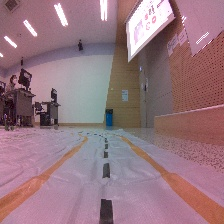
#> input picture snapshot/b8f3506c-3f65-11eb-9798-16f63a1aa8c9.jpg, 224 x 224 px
$ python 4.road_detection_with_image.py
#> lines starting #> are read from the running program, lines starting #| are printed output that depends on the picture; after the words box and inside, x2 and y2 are one past the last pixel; in counts of white or black regions, pixels touching at a corner belong together
#> further down, img is the input picture: shape (224, 224, 3); mean R, G, B 150.4, 118.5, 127.8
import numpy as np
import matplotlib.pyplot as plt
from cv2 import cv2

# [97 lines of commented-out code are left out]

def preprocessing(img):
    gray = cv2.cvtColor(img,cv2.COLOR_BGR2GRAY)
    gray = cv2.equalizeHist(gray)
    gray = cv2.GaussianBlur(gray, (7,7),0)
    return gray

def segment_road(img):
#     gray = preprocessing(img)
#     markers = watershed(img, gray)

#     gray[np.where(markers>1)] = 255
#     gray[:int(0.5*gray.shape[0])+ 0,:] = 255
#     _, img_bi = cv2.threshold(gray, 80, 255, cv2.THRESH_BINARY_INV)
    closing = cv2.morphologyEx(gray,cv2.MORPH_CLOSE, np.ones((3,3),np.uint8),iterations=2)
    return closing


def preprocessing(img):
    gray = cv2.cvtColor(img,cv2.COLOR_BGR2GRAY)
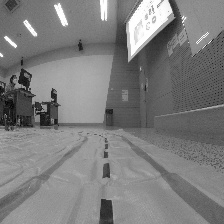
#> gray: shape (224, 224); min 3, max 255, mean 124.9
    gray = cv2.equalizeHist(gray)
    gray = cv2.GaussianBlur(gray, (7,7),0)
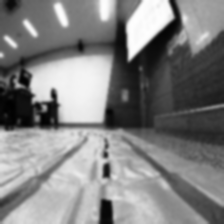
#> gray: shape (224, 224); min 1, max 254, mean 128.7
    return gray


def watershed(img, img_gray):
# [4 lines of commented-out code are left out]
    _, thresh = cv2.threshold(img_gray,np.average(img_gray)-40,255,cv2.THRESH_BINARY_INV)
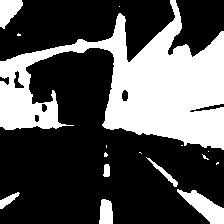
#> thresh: shape (224, 224); 33.1% white; 16 white regions (9 under 20 px), largest, box (x1, y1, x2, y2) and area: (0, 0, 224, 150) 14710, (177, 189, 224, 224) 733, (0, 0, 23, 29) 429

    kernel = np.ones((3,3),np.uint8)
    opening = cv2.morphologyEx(thresh,cv2.MORPH_OPEN,kernel,iterations=2)
#> opening: shape (224, 224); 32.2% white; 6 white regions, box (x1, y1, x2, y2) and area: (0, 0, 224, 149) 14561, (182, 191, 224, 224) 706, (0, 0, 22, 27) 420, (99, 200, 113, 224) 294, (0, 195, 15, 209) 117, (104, 165, 110, 177) 70

    sure_bg = cv2.dilate(opening,kernel,iterations=2)
#> sure_bg: shape (224, 224); 38.3% white; 6 white regions, box (x1, y1, x2, y2) and area: (0, 0, 224, 151) 16948, (180, 189, 224, 224) 954, (0, 0, 24, 29) 522, (97, 198, 115, 224) 426, (0, 193, 17, 211) 223, (102, 163, 112, 179) 158

    dist_transform = cv2.distanceTransform(sure_bg,cv2.DIST_L2,5)
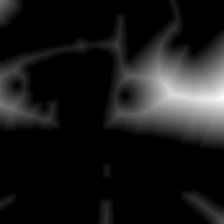
#> dist_transform: shape (224, 224) float32; min 0, max 53.54, mean 5.4; drawn with min black and max white
    _, sure_fg = cv2.threshold(dist_transform,0.5*dist_transform.max(),255,0)
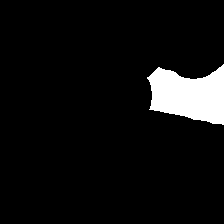
#> sure_fg: shape (224, 224) float32; 6.5% white; 1 white region, box (x1, y1, x2, y2) and area: (147, 64, 224, 125) 3249
    sure_fg = np.uint8(sure_fg)

    unknown = cv2.subtract(sure_fg, sure_bg)
#> unknown: shape (224, 224); every value is 0

    ret, markers = cv2.connectedComponents(unknown)
#> markers: shape (224, 224) int32; every value is 0
#> ret = 1
    markers = markers + 1
#> markers: shape (224, 224) int32; every value is 1
    markers[unknown == 255] = 0

    markers = cv2.watershed(img,markers)
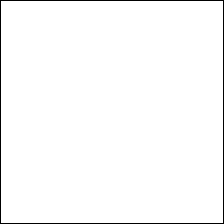
#> markers: shape (224, 224) int32; values -1 (black) and 1 (white), 98.2% white; black in thin lines or dots
    return dist_transform


filenames = ['snapshot/b8f3506c-3f65-11eb-9798-16f63a1aa8c9.jpg',
            'snapshot/cad5dade-3f65-11eb-9798-16f63a1aa8c9.jpg',
            'snapshot/d9790c50-3f65-11eb-9798-16f63a1aa8c9.jpg',
            'snapshot/e74fce5e-3f65-11eb-9798-16f63a1aa8c9.jpg']

imgs = []
titles = []
for i, filename in enumerate(filenames):
    img = plt.imread(filename)

    # [25 lines of commented-out code are left out]

    img_gray = preprocessing(img)
    img_water = watershed(img, img_gray)

    imgs.append(img_gray)
    imgs.append(img_water)
    titles.append(f"img_{i}")
    titles.append(f"result_{i}")
#> pass 2 of the loop `for i, filename in enumerate(filenames):`:
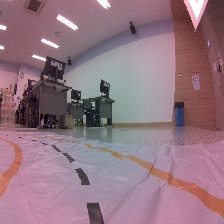
#> input picture snapshot/cad5dade-3f65-11eb-9798-16f63a1aa8c9.jpg, 224 x 224 px
#> img is the input picture: shape (224, 224, 3); mean R, G, B 147.5, 117.7, 129.4
#> in watershed (call 2), `_, thresh = cv2.threshold(img_gray,np.average(img_gray)-40,255,cv2.THR..`:
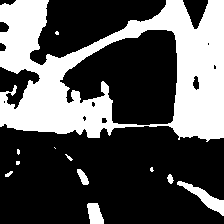
#> thresh: shape (224, 224); 33.6% white; 12 white regions (5 under 20 px), largest, box (x1, y1, x2, y2) and area: (0, 0, 224, 142) 15853, (177, 181, 224, 216) 477, (87, 203, 104, 224) 268
#> opening: shape (224, 224); 32.6% white; 6 white regions, box (x1, y1, x2, y2) and area: (0, 0, 224, 139) 15487, (185, 184, 224, 215) 435, (88, 203, 104, 224) 264, (79, 172, 88, 185) 85, (101, 83, 109, 93) 72, (168, 177, 173, 182) 25
#> sure_bg: shape (224, 224); 38.9% white; 5 white regions, box (x1, y1, x2, y2) and area: (0, 0, 224, 141) 18179, (183, 182, 224, 217) 693, (86, 201, 106, 224) 392, (77, 170, 90, 187) 189, (166, 175, 175, 184) 81
#> in watershed (call 2), `_, sure_fg = cv2.threshold(dist_transform,0.5*dist_transform.max(),255..`:
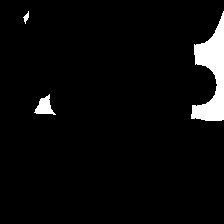
#> sure_fg: shape (224, 224) float32; 4.2% white; 3 white regions, box (x1, y1, x2, y2) and area: (191, 11, 224, 121) 1832, (34, 94, 56, 115) 235, (23, 11, 29, 24) 37
#> pass 3 of the loop `for i, filename in enumerate(filenames):`:
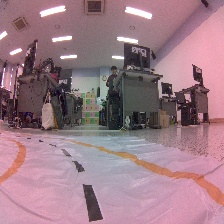
#> input picture snapshot/d9790c50-3f65-11eb-9798-16f63a1aa8c9.jpg, 224 x 224 px
#> img is the input picture: shape (224, 224, 3); mean R, G, B 156.9, 123.7, 134.3
#> in watershed (call 3), `_, thresh = cv2.threshold(img_gray,np.average(img_gray)-40,255,cv2.THR..`:
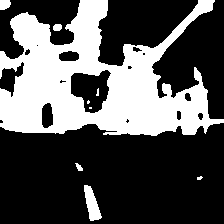
#> thresh: shape (224, 224); 33.3% white; 9 white regions (4 under 20 px), largest, box (x1, y1, x2, y2) and area: (0, 0, 224, 136) 16102, (84, 185, 102, 221) 359, (0, 0, 11, 10) 94, (53, 24, 62, 31) 55, (75, 163, 83, 171) 37
#> opening: shape (224, 224); 32.5% white; 6 white regions, box (x1, y1, x2, y2) and area: (0, 0, 220, 136) 15684, (84, 186, 101, 220) 349, (162, 84, 172, 95) 94, (0, 0, 10, 10) 91, (194, 71, 202, 81) 67, (54, 24, 61, 31) 47
#> sure_bg: shape (224, 224); 39.7% white; 3 white regions, box (x1, y1, x2, y2) and area: (0, 0, 222, 138) 19193, (82, 184, 103, 222) 569, (0, 0, 12, 12) 135
#> in watershed (call 3), `_, sure_fg = cv2.threshold(dist_transform,0.5*dist_transform.max(),255..`:
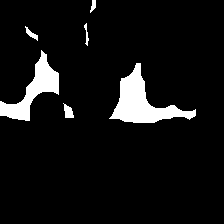
#> sure_fg: shape (224, 224) float32; 7.2% white; 6 white regions, box (x1, y1, x2, y2) and area: (109, 63, 196, 123) 1943, (0, 50, 59, 121) 1393, (63, 103, 74, 118) 101, (25, 26, 38, 41) 69, (84, 23, 89, 46) 49, (90, 0, 96, 13) 47
#> the loop made 4 passes; the first 3 are shown


for i in range(len(imgs)):
    plt.subplot(2,4,i+1),plt.imshow(imgs[i]),plt.title(''),plt.xticks([]),plt.yticks([])
plt.show()
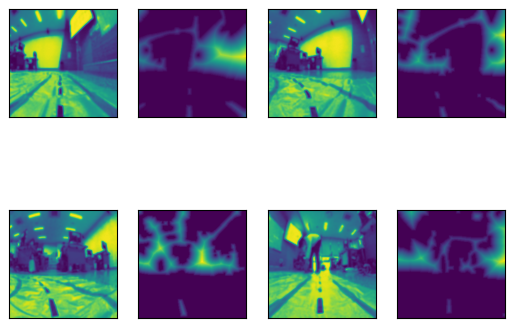
#> figure drawn by matplotlib, 8 panels
